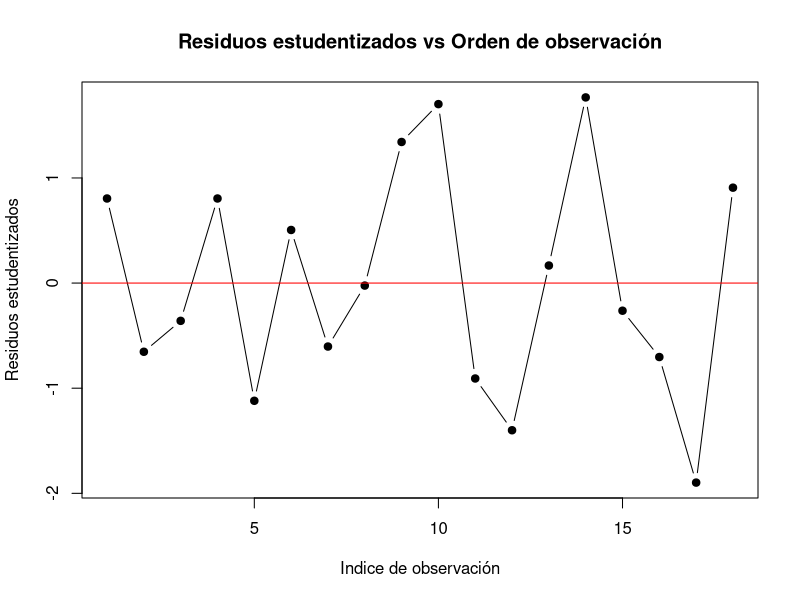
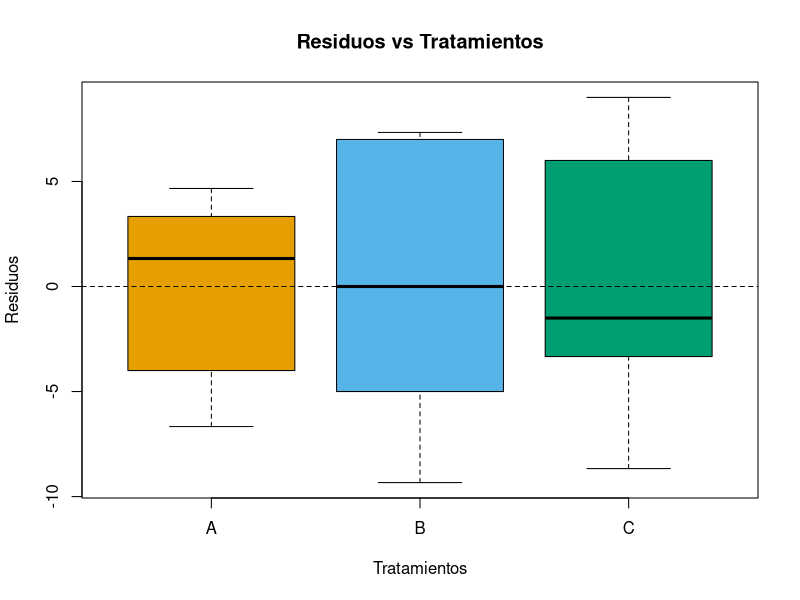
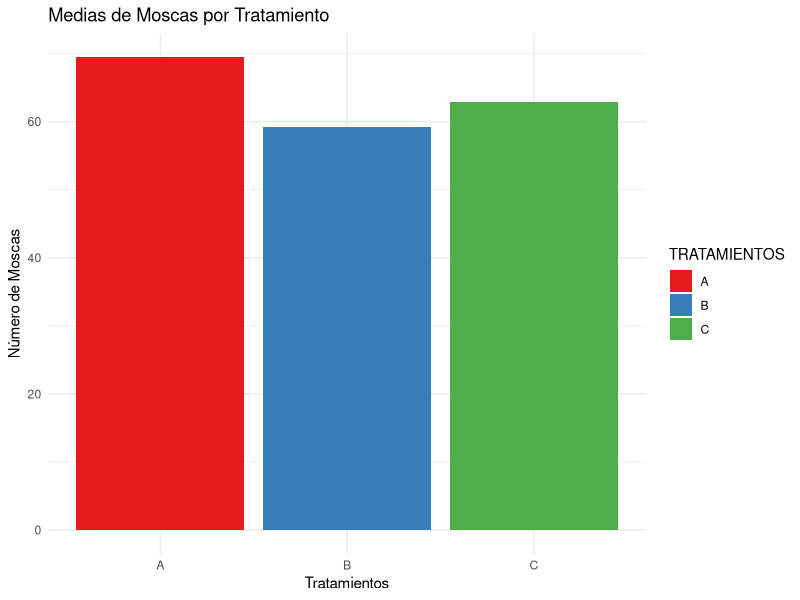

Write R code to recreate these figures, in order.
# instalacion de paquetes necesarios
if (!require(readxl)) install.packages("readxl")
if (!require(car)) install.packages("car")
if (!require(ggplot2)) install.packages("ggplot2")

library(readxl)
library(car)
library(ggplot2)

# Load the data from the Excel file
data <- read_xlsx("./MOSCAS.xlsx")

data$BLOQUES <- as.factor(data$BLOQUES)
data$TRATAMIENTOS <- as.factor(data$TRATAMIENTOS)
data$MOSCAS <- as.numeric(data$MOSCAS)

# Hipotesis del diseño
# H_0: No hay diferencias significativas entre los tratamientos.
# H_a: Al menos un tratamiento es diferente.

# supuestos antes de anova
# Normalidad de cada tratamiento
sha_A <- shapiro.test(data$MOSCAS[data$TRATAMIENTOS == "A"])
sha_B <- shapiro.test(data$MOSCAS[data$TRATAMIENTOS == "B"])
sha_C <- shapiro.test(data$MOSCAS[data$TRATAMIENTOS == "C"])

for (sha in list(sha_A, sha_B, sha_C)) {
  if (sha$p.value < 0.05) {
    print(paste("Normalidad no se cumple para tratamiento:", sha$data.name))
  } else {
    print(paste("Normalidad se cumple para tratamiento:", sha$data.name))
  }
}

# Homogeneidad de varianzas
levene_test <- leveneTest(MOSCAS ~ TRATAMIENTOS, data = data)
p_levene <- levene_test[3]$Pr[1]

if (p_levene < 0.05) {
  print("Homogeneidad de varianzas no se cumple.")
} else {
  print("Homogeneidad de varianzas se cumple.")
}

# Independencia (grafico residuos estudentizados vs orden)
mode_prelim <- aov(MOSCAS ~ TRATAMIENTOS, data = data)
stud_res <- rstudent(mode_prelim)
plot(stud_res, type = "b", pch = 19,
    xlab = "Indice de observación",
    ylab = "Residuos estudentizados",
    main = "Residuos estudentizados vs Orden de observación"
)
abline(h = 0, col = "red")

# Interacción entre bloques y tratamientos
mode_int <- aov(MOSCAS ~ BLOQUES * TRATAMIENTOS, data = data)
cat("\nInteracción entre bloques y tratamientos:\n")
summary(mode_int)

# ANOVA con bloques
modelo <- aov(MOSCAS ~ BLOQUES + TRATAMIENTOS, data = data)
cat("\nANOVA con bloques:\n")
summary(modelo)

res <- residuals(modelo)
leveneTest(res ~ TRATAMIENTOS, data = data)

boxplot(res ~ data$TRATAMIENTOS,
        data = data,
        xlab = "Tratamientos",
        ylab = "Residuos",
        main = "Residuos vs Tratamientos",
        col = c("#E69F00","#56B4E9","#009E73"))
abline(h = 0, lty = 2)

# – Las cajas tienen rangos y bigotes de longitud comparable, sin un spread claramente distinto en ningún tratamiento.
# – Esto visualmente confirma que ningún grupo muestra dispersión de residuos anormalmente mayor o menor.

# Grafica de medias con error estándar
tuk <- TukeyHSD(modelo, "TRATAMIENTOS")
cat("\nTukey HSD:\n")
tuk

# extraer p-values de Tukey
# los nombres seran "A-B", "A-C", "B-C"

p_values <- tuk$TRATAMIENTOS[, "p adj"]

#           diff        lwr       upr     p adj
# B-A -10.333333 -21.934911  1.268245 0.0813437
# C-A  -6.666667 -18.268245  4.934911 0.2999465
# C-B   3.666667  -7.934911 15.268245 0.6723754

# – B vs A: p = 0.0813 > 0.05 → no hay diferencia significativa.
# – C vs A: p = 0.2999 > 0.05 → no hay diferencia significativa.
# – C vs B: p = 0.6724 > 0.05 → no hay diferencia significativa.

# Conclusion:
# No hay diferencias significativas entre los tratamientos A, B y C.
# Es consistente con anova con bloques, que no muestra diferencias significativas entre tratamientos.
# No hay evidencia suficiente para rechazar la hipótesis nula de que no hay diferencias significativas entre los tratamientos.

# Gráfico de medias con error estándar
ggplot(data, aes(x = TRATAMIENTOS, y = MOSCAS, fill = TRATAMIENTOS)) +
  stat_summary(fun.data = mean_se, geom = "bar", position = "dodge") +
  labs(title = "Medias de Moscas por Tratamiento",
       x = "Tratamientos",
       y = "Número de Moscas") +
  theme_minimal() +
  scale_fill_brewer(palette = "Set1")